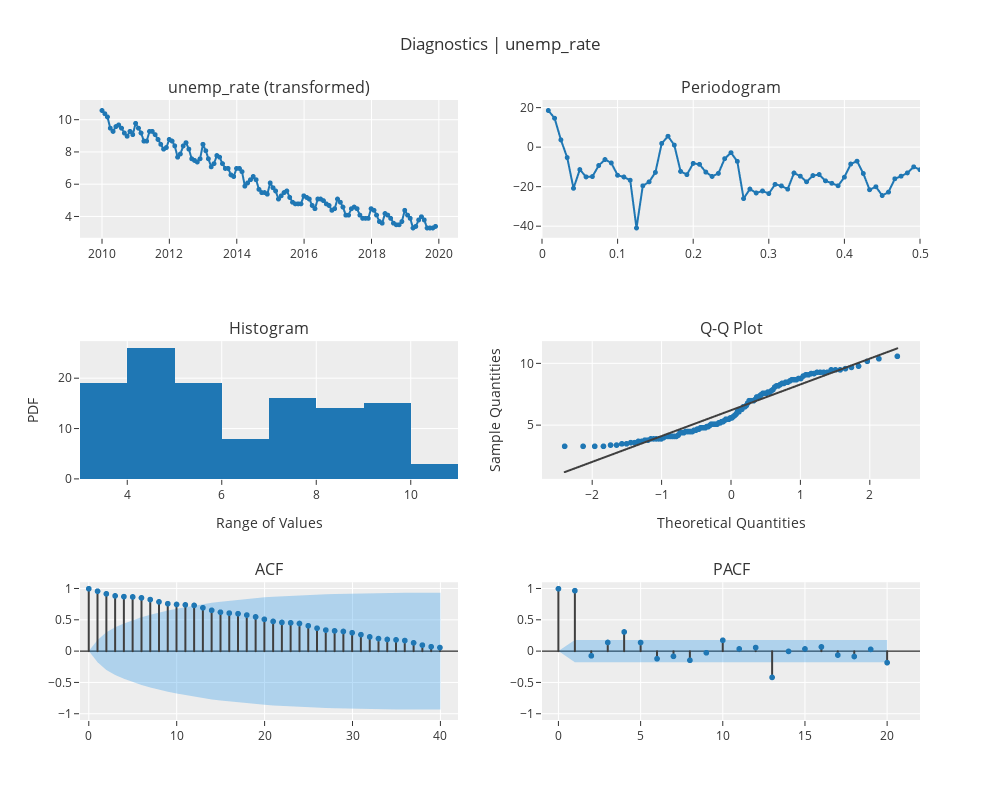

Here is the notebook cell this chart was saved with:
### Code cell
fig = exp.plot_model(plot="diagnostics", fig_kwargs={"height": 800, "width": 1000}, return_fig=True)

# plotly figure 객체를 직접 표시
fig.show()

### Figure 1 — Plotly figure (JSON) as saved in the notebook; plotly's stock layout.template omitted (floating-point values rounded to 4 significant figures)
{"data": [{"line": {"color": "rgb(31, 119, 180)", "width": 2}, "marker": {"color": "rgb(31, 119, 180)", "size": 5}, "mode": "lines+markers", "name": "unemp_rate (transformed)", "showlegend": false, "type": "scattergl", "x": ["2010-01-01T00:00:00", "2010-02-01T00:00:00", "2010-03-01T00:00:00", "2010-04-01T00:00:00", "2010-05-01T00:00:00", "2010-06-01T00:00:00", "2010-07-01T00:00:00", "2010-08-01T00:00:00", "2010-09-01T00:00:00", "2010-10-01T00:00:00", "2010-11-01T00:00:00", "2010-12-01T00:00:00", "2011-01-01T00:00:00", "2011-02-01T00:00:00", "2011-03-01T00:00:00", "2011-04-01T00:00:00", "2011-05-01T00:00:00", "2011-06-01T00:00:00", "2011-07-01T00:00:00", "2011-08-01T00:00:00", "2011-09-01T00:00:00", "2011-10-01T00:00:00", "2011-11-01T00:00:00", "2011-12-01T00:00:00", "2012-01-01T00:00:00", "2012-02-01T00:00:00", "2012-03-01T00:00:00", "2012-04-01T00:00:00", "2012-05-01T00:00:00", "2012-06-01T00:00:00", "2012-07-01T00:00:00", "2012-08-01T00:00:00", "2012-09-01T00:00:00", "2012-10-01T00:00:00", "2012-11-01T00:00:00", "2012-12-01T00:00:00", "2013-01-01T00:00:00", "2013-02-01T00:00:00", "2013-03-01T00:00:00", "2013-04-01T00:00:00", "2013-05-01T00:00:00", "2013-06-01T00:00:00", "2013-07-01T00:00:00", "2013-08-01T00:00:00", "2013-09-01T00:00:00", "2013-10-01T00:00:00", "2013-11-01T00:00:00", "2013-12-01T00:00:00", "2014-01-01T00:00:00", "2014-02-01T00:00:00", "2014-03-01T00:00:00", "2014-04-01T00:00:00", "2014-05-01T00:00:00", "2014-06-01T00:00:00", "2014-07-01T00:00:00", "2014-08-01T00:00:00", "2014-09-01T00:00:00", "2014-10-01T00:00:00", "2014-11-01T00:00:00", "2014-12-01T00:00:00", "2015-01-01T00:00:00", "2015-02-01T00:00:00", "2015-03-01T00:00:00", "2015-04-01T00:00:00", "2015-05-01T00:00:00", "2015-06-01T00:00:00", "2015-07-01T00:00:00", "2015-08-01T00:00:00", "2015-09-01T00:00:00", "2015-10-01T00:00:00", "2015-11-01T00:00:00", "2015-12-01T00:00:00", "2016-01-01T00:00:00", "2016-02-01T00:00:00", "2016-03-01T00:00:00", "2016-04-01T00:00:00", "2016-05-01T00:00:00", "2016-06-01T00:00:00", "2016-07-01T00:00:00", "2016-08-01T00:00:00", "2016-09-01T00:00:00", "2016-10-01T00:00:00", "2016-11-01T00:00:00", "2016-12-01T00:00:00", "2017-01-01T00:00:00", "2017-02-01T00:00:00", "2017-03-01T00:00:00", "2017-04-01T00:00:00", "2017-05-01T00:00:00", "2017-06-01T00:00:00", "2017-07-01T00:00:00", "2017-08-01T00:00:00", "2017-09-01T00:00:00", "2017-10-01T00:00:00", "2017-11-01T00:00:00", "2017-12-01T00:00:00", "2018-01-01T00:00:00", "2018-02-01T00:00:00", "2018-03-01T00:00:00", "2018-04-01T00:00:00", "2018-05-01T00:00:00", "2018-06-01T00:00:00", "2018-07-01T00:00:00", "2018-08-01T00:00:00", "2018-09-01T00:00:00", "2018-10-01T00:00:00", "2018-11-01T00:00:00", "2018-12-01T00:00:00", "2019-01-01T00:00:00", "2019-02-01T00:00:00", "2019-03-01T00:00:00", "2019-04-01T00:00:00", "2019-05-01T00:00:00", "2019-06-01T00:00:00", "2019-07-01T00:00:00", "2019-08-01T00:00:00", "2019-09-01T00:00:00", "2019-10-01T00:00:00", "2019-11-01T00:00:00", "2019-12-01T00:00:00"], "xaxis": "x", "y": [10.6, 10.4, 10.2, 9.5, 9.3, 9.6, 9.7, 9.5, 9.2, 9, 9.3, 9.1, 9.8, 9.5, 9.2, 8.7, 8.7, 9.3, 9.3, 9.1, 8.8, 8.5, 8.2, 8.3, 8.8, 8.7, 8.4, 7.7, 7.9, 8.4, 8.6, 8.2, 7.6, 7.5, 7.4, 7.6, 8.5, 8.1, 7.6, 7.1, 7.3, 7.8, 7.7, 7.3, 7, 7, 6.6, 6.5, 7, 7, 6.8, 5.9, 6.1, 6.3, 6.5, 6.3, 5.7, 5.5, 5.5, 5.4, 6.1, 5.8, 5.6, 5.1, 5.3, 5.5, 5.6, 5.2, 4.9, 4.8, 4.8, 4.8, 5.3, 5.2, 5.1, 4.7, 4.5, 5.1, 5.1, 5, 4.8, 4.7, 4.4, 4.5, 5.1, 4.9, 4.6, 4.1, 4.1, 4.5, 4.6, 4.5, 4.1, 3.9, 3.9, 3.9, 4.5, 4.4, 4.1, 3.7, 3.6, 4.2, 4.1, 3.9, 3.6, 3.5, 3.5, 3.7, 4.4, 4.1, 3.9, 3.3, 3.4, 3.8, 4, 3.8, 3.3, 3.3, 3.3, 3.4], "yaxis": "y"}, {"hoverinfo": "text", "hovertext": ["Freq: 0.0083<br>Ampl: 18.7936<br>Time period: 120.0", "Freq: 0.0167<br>Ampl: 14.8786<br>Time period: 60.0", "Freq: 0.025<br>Ampl: 3.8869<br>Time period: 40.0", "Freq: 0.0333<br>Ampl: -5.0895<br>Time period: 30.0", "Freq: 0.0417<br>Ampl: -20.6737<br>Time period: 24.0", "Freq: 0.05<br>Ampl: -11.1728<br>Time period: 20.0", "Freq: 0.0583<br>Ampl: -14.8811<br>Time period: 17.1429", "Freq: 0.0667<br>Ampl: -14.7113<br>Time period: 15.0", "Freq: 0.075<br>Ampl: -9.1221<br>Time period: 13.3333", "Freq: 0.0833<br>Ampl: -6.0796<br>Time period: 12.0", "Freq: 0.0917<br>Ampl: -7.8255<br>Time period: 10.9091", "Freq: 0.1<br>Ampl: -14.0614<br>Time period: 10.0", "Freq: 0.1083<br>Ampl: -14.9371<br>Time period: 9.2308", "Freq: 0.1167<br>Ampl: -16.5599<br>Time period: 8.5714", "Freq: 0.125<br>Ampl: -40.8022<br>Time period: 8.0", "Freq: 0.1333<br>Ampl: -19.3991<br>Time period: 7.5", "Freq: 0.1417<br>Ampl: -17.4043<br>Time period: 7.0588", "Freq: 0.15<br>Ampl: -12.5927<br>Time period: 6.6667", "Freq: 0.1583<br>Ampl: 2.0914<br>Time period: 6.3158", "Freq: 0.1667<br>Ampl: 5.7333<br>Time period: 6.0", "Freq: 0.175<br>Ampl: 1.2389<br>Time period: 5.7143", "Freq: 0.1833<br>Ampl: -12.0958<br>Time period: 5.4545", "Freq: 0.1917<br>Ampl: -13.7369<br>Time period: 5.2174", "Freq: 0.2<br>Ampl: -8.03<br>Time period: 5.0", "Freq: 0.2083<br>Ampl: -8.51<br>Time period: 4.8", "Freq: 0.2167<br>Ampl: -12.444<br>Time period: 4.6154", "Freq: 0.225<br>Ampl: -14.6514<br>Time period: 4.4444", "Freq: 0.2333<br>Ampl: -13.0969<br>Time period: 4.2857", "Freq: 0.2417<br>Ampl: -5.6371<br>Time period: 4.1379", "Freq: 0.25<br>Ampl: -2.6079<br>Time period: 4.0", "Freq: 0.2583<br>Ampl: -7.0065<br>Time period: 3.871", "Freq: 0.2667<br>Ampl: -25.875<br>Time period: 3.75", "Freq: 0.275<br>Ampl: -21.0534<br>Time period: 3.6364", "Freq: 0.2833<br>Ampl: -23.037<br>Time period: 3.5294", "Freq: 0.2917<br>Ampl: -22.0225<br>Time period: 3.4286", "Freq: 0.3<br>Ampl: -23.3572<br>Time period: 3.3333", "Freq: 0.3083<br>Ampl: -18.6718<br>Time period: 3.2432", "Freq: 0.3167<br>Ampl: -19.4406<br>Time period: 3.1579", "Freq: 0.325<br>Ampl: -21.0876<br>Time period: 3.0769", "Freq: 0.3333<br>Ampl: -12.9039<br>Time period: 3.0", "Freq: 0.3417<br>Ampl: -14.5234<br>Time period: 2.9268", "Freq: 0.35<br>Ampl: -17.3673<br>Time period: 2.8571", "Freq: 0.3583<br>Ampl: -14.2178<br>Time period: 2.7907", "Freq: 0.3667<br>Ampl: -13.7015<br>Time period: 2.7273", "Freq: 0.375<br>Ampl: -16.8836<br>Time period: 2.6667", "Freq: 0.3833<br>Ampl: -18.115<br>Time period: 2.6087", "Freq: 0.3917<br>Ampl: -19.3733<br>Time period: 2.5532", "Freq: 0.4<br>Ampl: -15.0363<br>Time period: 2.5", "Freq: 0.4083<br>Ampl: -8.3778<br>Time period: 2.449", "Freq: 0.4167<br>Ampl: -6.9097<br>Time period: 2.4", "Freq: 0.425<br>Ampl: -13.1646<br>Time period: 2.3529", "Freq: 0.4333<br>Ampl: -21.4042<br>Time period: 2.3077", "Freq: 0.4417<br>Ampl: -19.8842<br>Time period: 2.2642", "Freq: 0.45<br>Ampl: -24.3521<br>Time period: 2.2222", "Freq: 0.4583<br>Ampl: -22.5899<br>Time period: 2.1818", "Freq: 0.4667<br>Ampl: -15.8398<br>Time period: 2.1429", "Freq: 0.475<br>Ampl: -14.5196<br>Time period: 2.1053", "Freq: 0.4833<br>Ampl: -12.8431<br>Time period: 2.069", "Freq: 0.4917<br>Ampl: -9.7897<br>Time period: 2.0339", "Freq: 0.5<br>Ampl: -11.2356<br>Time period: 2.0"], "line": {"color": "#1f77b4", "width": 2}, "marker": {"size": 5}, "mode": "lines+markers", "name": "unemp_rate (transformed)", "showlegend": false, "type": "scattergl", "x": [0.008333, 0.01667, 0.025, 0.03333, 0.04167, 0.05, 0.05833, 0.06667, 0.075, 0.08333, 0.09167, 0.1, 0.1083, 0.1167, 0.125, 0.1333, 0.1417, 0.15, 0.1583, 0.1667, 0.175, 0.1833, 0.1917, 0.2, 0.2083, 0.2167, 0.225, 0.2333, 0.2417, 0.25, 0.2583, 0.2667, 0.275, 0.2833, 0.2917, 0.3, 0.3083, 0.3167, 0.325, 0.3333, 0.3417, 0.35, 0.3583, 0.3667, 0.375, 0.3833, 0.3917, 0.4, 0.4083, 0.4167, 0.425, 0.4333, 0.4417, 0.45, 0.4583, 0.4667, 0.475, 0.4833, 0.4917, 0.5], "xaxis": "x2", "y": [18.79, 14.88, 3.887, -5.09, -20.67, -11.17, -14.88, -14.71, -9.122, -6.08, -7.825, -14.06, -14.94, -16.56, -40.8, -19.4, -17.4, -12.59, 2.091, 5.733, 1.239, -12.1, -13.74, -8.03, -8.51, -12.44, -14.65, -13.1, -5.637, -2.608, -7.006, -25.88, -21.05, -23.04, -22.02, -23.36, -18.67, -19.44, -21.09, -12.9, -14.52, -17.37, -14.22, -13.7, -16.88, -18.12, -19.37, -15.04, -8.378, -6.91, -13.16, -21.4, -19.88, -24.35, -22.59, -15.84, -14.52, -12.84, -9.79, -11.24], "yaxis": "y2"}, {"alignmentgroup": "True", "bingroup": "x", "hovertemplate": "variable=unemp_rate (transformed)<br>value=%{x}<br>count=%{y}<extra></extra>", "legendgroup": "unemp_rate (transformed)", "marker": {"color": "#1f77b4", "pattern": {"shape": ""}}, "name": "unemp_rate (transformed)", "offsetgroup": "unemp_rate (transformed)", "orientation": "v", "showlegend": false, "type": "histogram", "x": [10.6, 10.4, 10.2, 9.5, 9.3, 9.6, 9.7, 9.5, 9.2, 9, 9.3, 9.1, 9.8, 9.5, 9.2, 8.7, 8.7, 9.3, 9.3, 9.1, 8.8, 8.5, 8.2, 8.3, 8.8, 8.7, 8.4, 7.7, 7.9, 8.4, 8.6, 8.2, 7.6, 7.5, 7.4, 7.6, 8.5, 8.1, 7.6, 7.1, 7.3, 7.8, 7.7, 7.3, 7, 7, 6.6, 6.5, 7, 7, 6.8, 5.9, 6.1, 6.3, 6.5, 6.3, 5.7, 5.5, 5.5, 5.4, 6.1, 5.8, 5.6, 5.1, 5.3, 5.5, 5.6, 5.2, 4.9, 4.8, 4.8, 4.8, 5.3, 5.2, 5.1, 4.7, 4.5, 5.1, 5.1, 5, 4.8, 4.7, 4.4, 4.5, 5.1, 4.9, 4.6, 4.1, 4.1, 4.5, 4.6, 4.5, 4.1, 3.9, 3.9, 3.9, 4.5, 4.4, 4.1, 3.7, 3.6, 4.2, 4.1, 3.9, 3.6, 3.5, 3.5, 3.7, 4.4, 4.1, 3.9, 3.3, 3.4, 3.8, 4, 3.8, 3.3, 3.3, 3.3, 3.4], "xaxis": "x3", "yaxis": "y3"}, {"marker": {"color": "#1f77b4"}, "mode": "markers", "name": "unemp_rate (transformed)", "showlegend": false, "type": "scattergl", "x": [-2.397, -2.131, -1.964, -1.838, -1.736, -1.649, -1.573, -1.505, -1.444, -1.388, -1.335, -1.286, -1.24, -1.197, -1.155, -1.116, -1.078, -1.042, -1.007, -0.9729, -0.9402, -0.9085, -0.8776, -0.8475, -0.8182, -0.7896, -0.7616, -0.7342, -0.7074, -0.681, -0.6551, -0.6296, -0.6046, -0.5799, -0.5556, -0.5315, -0.5078, -0.4844, -0.4612, -0.4383, -0.4156, -0.3931, -0.3709, -0.3488, -0.3268, -0.305, -0.2834, -0.2619, -0.2405, -0.2193, -0.1981, -0.177, -0.156, -0.1351, -0.1142, -0.09336, -0.07257, -0.05181, -0.03108, -0.01036, 0.01036, 0.03108, 0.05181, 0.07257, 0.09336, 0.1142, 0.1351, 0.156, 0.177, 0.1981, 0.2193, 0.2405, 0.2619, 0.2834, 0.305, 0.3268, 0.3488, 0.3709, 0.3931, 0.4156, 0.4383, 0.4612, 0.4844, 0.5078, 0.5315, 0.5556, 0.5799, 0.6046, 0.6296, 0.6551, 0.681, 0.7074, 0.7342, 0.7616, 0.7896, 0.8182, 0.8475, 0.8776, 0.9085, 0.9402, 0.9729, 1.007, 1.042, 1.078, 1.116, 1.155, 1.197, 1.24, 1.286, 1.335, 1.388, 1.444, 1.505, 1.573, 1.649, 1.736, 1.838, 1.964, 2.131, 2.397], "xaxis": "x4", "y": [3.3, 3.3, 3.3, 3.3, 3.4, 3.4, 3.5, 3.5, 3.6, 3.6, 3.7, 3.7, 3.8, 3.8, 3.9, 3.9, 3.9, 3.9, 3.9, 4, 4.1, 4.1, 4.1, 4.1, 4.1, 4.1, 4.2, 4.4, 4.4, 4.4, 4.5, 4.5, 4.5, 4.5, 4.5, 4.6, 4.6, 4.7, 4.7, 4.8, 4.8, 4.8, 4.8, 4.9, 4.9, 5, 5.1, 5.1, 5.1, 5.1, 5.1, 5.2, 5.2, 5.3, 5.3, 5.4, 5.5, 5.5, 5.5, 5.6, 5.6, 5.7, 5.8, 5.9, 6.1, 6.1, 6.3, 6.3, 6.5, 6.5, 6.6, 6.8, 7, 7, 7, 7, 7.1, 7.3, 7.3, 7.4, 7.5, 7.6, 7.6, 7.6, 7.7, 7.7, 7.8, 7.9, 8.1, 8.2, 8.2, 8.3, 8.4, 8.4, 8.5, 8.5, 8.6, 8.7, 8.7, 8.7, 8.8, 8.8, 9, 9.1, 9.1, 9.2, 9.2, 9.3, 9.3, 9.3, 9.3, 9.5, 9.5, 9.5, 9.6, 9.7, 9.8, 10.2, 10.4, 10.6], "yaxis": "y4"}, {"line": {"color": "#3f3f3f"}, "mode": "lines", "name": "unemp_rate (transformed)", "showlegend": false, "type": "scattergl", "x": [-2.397, -2.131, -1.964, -1.838, -1.736, -1.649, -1.573, -1.505, -1.444, -1.388, -1.335, -1.286, -1.24, -1.197, -1.155, -1.116, -1.078, -1.042, -1.007, -0.9729, -0.9402, -0.9085, -0.8776, -0.8475, -0.8182, -0.7896, -0.7616, -0.7342, -0.7074, -0.681, -0.6551, -0.6296, -0.6046, -0.5799, -0.5556, -0.5315, -0.5078, -0.4844, -0.4612, -0.4383, -0.4156, -0.3931, -0.3709, -0.3488, -0.3268, -0.305, -0.2834, -0.2619, -0.2405, -0.2193, -0.1981, -0.177, -0.156, -0.1351, -0.1142, -0.09336, -0.07257, -0.05181, -0.03108, -0.01036, 0.01036, 0.03108, 0.05181, 0.07257, 0.09336, 0.1142, 0.1351, 0.156, 0.177, 0.1981, 0.2193, 0.2405, 0.2619, 0.2834, 0.305, 0.3268, 0.3488, 0.3709, 0.3931, 0.4156, 0.4383, 0.4612, 0.4844, 0.5078, 0.5315, 0.5556, 0.5799, 0.6046, 0.6296, 0.6551, 0.681, 0.7074, 0.7342, 0.7616, 0.7896, 0.8182, 0.8475, 0.8776, 0.9085, 0.9402, 0.9729, 1.007, 1.042, 1.078, 1.116, 1.155, 1.197, 1.24, 1.286, 1.335, 1.388, 1.444, 1.505, 1.573, 1.649, 1.736, 1.838, 1.964, 2.131, 2.397], "xaxis": "x4", "y": [1.207, 1.763, 2.114, 2.378, 2.592, 2.773, 2.932, 3.074, 3.202, 3.32, 3.43, 3.532, 3.629, 3.72, 3.806, 3.889, 3.968, 4.044, 4.117, 4.188, 4.257, 4.323, 4.388, 4.451, 4.512, 4.572, 4.631, 4.688, 4.744, 4.799, 4.854, 4.907, 4.959, 5.011, 5.062, 5.112, 5.162, 5.211, 5.259, 5.307, 5.355, 5.402, 5.449, 5.495, 5.541, 5.586, 5.632, 5.677, 5.721, 5.766, 5.81, 5.854, 5.898, 5.942, 5.986, 6.03, 6.073, 6.117, 6.16, 6.203, 6.247, 6.29, 6.333, 6.377, 6.42, 6.464, 6.508, 6.552, 6.596, 6.64, 6.684, 6.729, 6.773, 6.818, 6.864, 6.909, 6.955, 7.001, 7.048, 7.095, 7.143, 7.191, 7.239, 7.288, 7.338, 7.388, 7.439, 7.491, 7.543, 7.596, 7.651, 7.706, 7.762, 7.819, 7.878, 7.938, 7.999, 8.062, 8.127, 8.193, 8.262, 8.333, 8.406, 8.482, 8.561, 8.644, 8.73, 8.821, 8.918, 9.02, 9.13, 9.248, 9.376, 9.518, 9.677, 9.858, 10.07, 10.34, 10.69, 11.24], "yaxis": "y4"}, {"line": {"color": "#3f3f3f"}, "mode": "lines", "name": "ACF", "showlegend": false, "type": "scattergl", "x": [0, 0], "xaxis": "x5", "y": [0, 1], "yaxis": "y5"}, {"line": {"color": "#3f3f3f"}, "mode": "lines", "name": "ACF", "showlegend": false, "type": "scattergl", "x": [1, 1], "xaxis": "x5", "y": [0, 0.9607], "yaxis": "y5"}, {"line": {"color": "#3f3f3f"}, "mode": "lines", "name": "ACF", "showlegend": false, "type": "scattergl", "x": [2, 2], "xaxis": "x5", "y": [0, 0.9185], "yaxis": "y5"}, {"line": {"color": "#3f3f3f"}, "mode": "lines", "name": "ACF", "showlegend": false, "type": "scattergl", "x": [3, 3], "xaxis": "x5", "y": [0, 0.8861], "yaxis": "y5"}, {"line": {"color": "#3f3f3f"}, "mode": "lines", "name": "ACF", "showlegend": false, "type": "scattergl", "x": [4, 4], "xaxis": "x5", "y": [0, 0.8739], "yaxis": "y5"}, {"line": {"color": "#3f3f3f"}, "mode": "lines", "name": "ACF", "showlegend": false, "type": "scattergl", "x": [5, 5], "xaxis": "x5", "y": [0, 0.8696], "yaxis": "y5"}, {"line": {"color": "#3f3f3f"}, "mode": "lines", "name": "ACF", "showlegend": false, "type": "scattergl", "x": [6, 6], "xaxis": "x5", "y": [0, 0.8538], "yaxis": "y5"}, {"line": {"color": "#3f3f3f"}, "mode": "lines", "name": "ACF", "showlegend": false, "type": "scattergl", "x": [7, 7], "xaxis": "x5", "y": [0, 0.8263], "yaxis": "y5"}, {"line": {"color": "#3f3f3f"}, "mode": "lines", "name": "ACF", "showlegend": false, "type": "scattergl", "x": [8, 8], "xaxis": "x5", "y": [0, 0.7901], "yaxis": "y5"}, {"line": {"color": "#3f3f3f"}, "mode": "lines", "name": "ACF", "showlegend": false, "type": "scattergl", "x": [9, 9], "xaxis": "x5", "y": [0, 0.7604], "yaxis": "y5"}, {"line": {"color": "#3f3f3f"}, "mode": "lines", "name": "ACF", "showlegend": false, "type": "scattergl", "x": [10, 10], "xaxis": "x5", "y": [0, 0.7484], "yaxis": "y5"}, {"line": {"color": "#3f3f3f"}, "mode": "lines", "name": "ACF", "showlegend": false, "type": "scattergl", "x": [11, 11], "xaxis": "x5", "y": [0, 0.7419], "yaxis": "y5"}, {"line": {"color": "#3f3f3f"}, "mode": "lines", "name": "ACF", "showlegend": false, "type": "scattergl", "x": [12, 12], "xaxis": "x5", "y": [0, 0.7334], "yaxis": "y5"}, {"line": {"color": "#3f3f3f"}, "mode": "lines", "name": "ACF", "showlegend": false, "type": "scattergl", "x": [13, 13], "xaxis": "x5", "y": [0, 0.6956], "yaxis": "y5"}, {"line": {"color": "#3f3f3f"}, "mode": "lines", "name": "ACF", "showlegend": false, "type": "scattergl", "x": [14, 14], "xaxis": "x5", "y": [0, 0.655], "yaxis": "y5"}, {"line": {"color": "#3f3f3f"}, "mode": "lines", "name": "ACF", "showlegend": false, "type": "scattergl", "x": [15, 15], "xaxis": "x5", "y": [0, 0.624], "yaxis": "y5"}, {"line": {"color": "#3f3f3f"}, "mode": "lines", "name": "ACF", "showlegend": false, "type": "scattergl", "x": [16, 16], "xaxis": "x5", "y": [0, 0.6102], "yaxis": "y5"}, {"line": {"color": "#3f3f3f"}, "mode": "lines", "name": "ACF", "showlegend": false, "type": "scattergl", "x": [17, 17], "xaxis": "x5", "y": [0, 0.6005], "yaxis": "y5"}, {"line": {"color": "#3f3f3f"}, "mode": "lines", "name": "ACF", "showlegend": false, "type": "scattergl", "x": [18, 18], "xaxis": "x5", "y": [0, 0.5791], "yaxis": "y5"}, {"line": {"color": "#3f3f3f"}, "mode": "lines", "name": "ACF", "showlegend": false, "type": "scattergl", "x": [19, 19], "xaxis": "x5", "y": [0, 0.5496], "yaxis": "y5"}, {"line": {"color": "#3f3f3f"}, "mode": "lines", "name": "ACF", "showlegend": false, "type": "scattergl", "x": [20, 20], "xaxis": "x5", "y": [0, 0.5103], "yaxis": "y5"}, {"line": {"color": "#3f3f3f"}, "mode": "lines", "name": "ACF", "showlegend": false, "type": "scattergl", "x": [21, 21], "xaxis": "x5", "y": [0, 0.4775], "yaxis": "y5"}, {"line": {"color": "#3f3f3f"}, "mode": "lines", "name": "ACF", "showlegend": false, "type": "scattergl", "x": [22, 22], "xaxis": "x5", "y": [0, 0.4606], "yaxis": "y5"}, {"line": {"color": "#3f3f3f"}, "mode": "lines", "name": "ACF", "showlegend": false, "type": "scattergl", "x": [23, 23], "xaxis": "x5", "y": [0, 0.4546], "yaxis": "y5"}, {"line": {"color": "#3f3f3f"}, "mode": "lines", "name": "ACF", "showlegend": false, "type": "scattergl", "x": [24, 24], "xaxis": "x5", "y": [0, 0.4442], "yaxis": "y5"}, {"line": {"color": "#3f3f3f"}, "mode": "lines", "name": "ACF", "showlegend": false, "type": "scattergl", "x": [25, 25], "xaxis": "x5", "y": [0, 0.4077], "yaxis": "y5"}, {"line": {"color": "#3f3f3f"}, "mode": "lines", "name": "ACF", "showlegend": false, "type": "scattergl", "x": [26, 26], "xaxis": "x5", "y": [0, 0.3685], "yaxis": "y5"}, {"line": {"color": "#3f3f3f"}, "mode": "lines", "name": "ACF", "showlegend": false, "type": "scattergl", "x": [27, 27], "xaxis": "x5", "y": [0, 0.3383], "yaxis": "y5"}, {"line": {"color": "#3f3f3f"}, "mode": "lines", "name": "ACF", "showlegend": false, "type": "scattergl", "x": [28, 28], "xaxis": "x5", "y": [0, 0.3258], "yaxis": "y5"}, {"line": {"color": "#3f3f3f"}, "mode": "lines", "name": "ACF", "showlegend": false, "type": "scattergl", "x": [29, 29], "xaxis": "x5", "y": [0, 0.3164], "yaxis": "y5"}, {"line": {"color": "#3f3f3f"}, "mode": "lines", "name": "ACF", "showlegend": false, "type": "scattergl", "x": [30, 30], "xaxis": "x5", "y": [0, 0.2959], "yaxis": "y5"}, {"line": {"color": "#3f3f3f"}, "mode": "lines", "name": "ACF", "showlegend": false, "type": "scattergl", "x": [31, 31], "xaxis": "x5", "y": [0, 0.2655], "yaxis": "y5"}, {"line": {"color": "#3f3f3f"}, "mode": "lines", "name": "ACF", "showlegend": false, "type": "scattergl", "x": [32, 32], "xaxis": "x5", "y": [0, 0.2298], "yaxis": "y5"}, {"line": {"color": "#3f3f3f"}, "mode": "lines", "name": "ACF", "showlegend": false, "type": "scattergl", "x": [33, 33], "xaxis": "x5", "y": [0, 0.2025], "yaxis": "y5"}, {"line": {"color": "#3f3f3f"}, "mode": "lines", "name": "ACF", "showlegend": false, "type": "scattergl", "x": [34, 34], "xaxis": "x5", "y": [0, 0.1884], "yaxis": "y5"}, {"line": {"color": "#3f3f3f"}, "mode": "lines", "name": "ACF", "showlegend": false, "type": "scattergl", "x": [35, 35], "xaxis": "x5", "y": [0, 0.182], "yaxis": "y5"}, {"line": {"color": "#3f3f3f"}, "mode": "lines", "name": "ACF", "showlegend": false, "type": "scattergl", "x": [36, 36], "xaxis": "x5", "y": [0, 0.1709], "yaxis": "y5"}, {"line": {"color": "#3f3f3f"}, "mode": "lines", "name": "ACF", "showlegend": false, "type": "scattergl", "x": [37, 37], "xaxis": "x5", "y": [0, 0.1346], "yaxis": "y5"}, {"line": {"color": "#3f3f3f"}, "mode": "lines", "name": "ACF", "showlegend": false, "type": "scattergl", "x": [38, 38], "xaxis": "x5", "y": [0, 0.0979], "yaxis": "y5"}, {"line": {"color": "#3f3f3f"}, "mode": "lines", "name": "ACF", "showlegend": false, "type": "scattergl", "x": [39, 39], "xaxis": "x5", "y": [0, 0.07192], "yaxis": "y5"}, {"line": {"color": "#3f3f3f"}, "mode": "lines", "name": "ACF", "showlegend": false, "type": "scattergl", "x": [40, 40], "xaxis": "x5", "y": [0, 0.05913], "yaxis": "y5"}, {"marker": {"color": "#1f77b4", "size": 6}, "mode": "markers", "name": "ACF", "showlegend": false, "type": "scattergl", "x": [0, 1, 2, 3, 4, 5, 6, 7, 8, 9, 10, 11, 12, 13, 14, 15, 16, 17, 18, 19, 20, 21, 22, 23, 24, 25, 26, 27, 28, 29, 30, 31, 32, 33, 34, 35, 36, 37, 38, 39, 40], "xaxis": "x5", "y": [1, 0.9607, 0.9185, 0.8861, 0.8739, 0.8696, 0.8538, 0.8263, 0.7901, 0.7604, 0.7484, 0.7419, 0.7334, 0.6956, 0.655, 0.624, 0.6102, 0.6005, 0.5791, 0.5496, 0.5103, 0.4775, 0.4606, 0.4546, 0.4442, 0.4077, 0.3685, 0.3383, 0.3258, 0.3164, 0.2959, 0.2655, 0.2298, 0.2025, 0.1884, 0.182, 0.1709, 0.1346, 0.0979, 0.07192, 0.05913], "yaxis": "y5"}, {"line": {"color": "rgba(255,255,255,0)"}, "mode": "lines", "name": "UC", "showlegend": false, "type": "scatter", "x": [0, 1, 2, 3, 4, 5, 6, 7, 8, 9, 10, 11, 12, 13, 14, 15, 16, 17, 18, 19, 20, 21, 22, 23, 24, 25, 26, 27, 28, 29, 30, 31, 32, 33, 34, 35, 36, 37, 38, 39, 40], "xaxis": "x5", "y": [0, 0.1789, 0.3018, 0.3809, 0.442, 0.4942, 0.541, 0.5825, 0.6189, 0.6504, 0.6783, 0.7042, 0.7288, 0.7521, 0.7724, 0.79, 0.8056, 0.8203, 0.8342, 0.847, 0.8583, 0.868, 0.8763, 0.8841, 0.8915, 0.8986, 0.9045, 0.9093, 0.9133, 0.917, 0.9205, 0.9235, 0.926, 0.9278, 0.9292, 0.9304, 0.9316, 0.9326, 0.9332, 0.9335, 0.9337], "yaxis": "y5"}, {"fill": "tonexty", "fillcolor": "rgba(32, 146, 230,0.3)", "line": {"color": "rgba(255,255,255,0)"}, "mode": "lines", "name": "LC", "showlegend": false, "type": "scatter", "x": [0, 1, 2, 3, 4, 5, 6, 7, 8, 9, 10, 11, 12, 13, 14, 15, 16, 17, 18, 19, 20, 21, 22, 23, 24, 25, 26, 27, 28, 29, 30, 31, 32, 33, 34, 35, 36, 37, 38, 39, 40], "xaxis": "x5", "y": [0, -0.1789, -0.3018, -0.3809, -0.442, -0.4942, -0.541, -0.5825, -0.6189, -0.6504, -0.6783, -0.7042, -0.7288, -0.7521, -0.7724, -0.79, -0.8056, -0.8203, -0.8342, -0.847, -0.8583, -0.868, -0.8763, -0.8841, -0.8915, -0.8986, -0.9045, -0.9093, -0.9133, -0.917, -0.9205, -0.9235, -0.926, -0.9278, -0.9292, -0.9304, -0.9316, -0.9326, -0.9332, -0.9335, -0.9337], "yaxis": "y5"}, {"line": {"color": "#3f3f3f"}, "mode": "lines", "name": "PACF", "showlegend": false, "type": "scattergl", "x": [0, 0], "xaxis": "x6", "y": [0, 1], "yaxis": "y6"}, {"line": {"color": "#3f3f3f"}, "mode": "lines", "name": "PACF", "showlegend": false, "type": "scattergl", "x": [1, 1], "xaxis": "x6", "y": [0, 0.9688], "yaxis": "y6"}, {"line": {"color": "#3f3f3f"}, "mode": "lines", "name": "PACF", "showlegend": false, "type": "scattergl", "x": [2, 2], "xaxis": "x6", "y": [0, -0.07282], "yaxis": "y6"}, {"line": {"color": "#3f3f3f"}, "mode": "lines", "name": "PACF", "showlegend": false, "type": "scattergl", "x": [3, 3], "xaxis": "x6", "y": [0, 0.1404], "yaxis": "y6"}, {"line": {"color": "#3f3f3f"}, "mode": "lines", "name": "PACF", "showlegend": false, "type": "scattergl", "x": [4, 4], "xaxis": "x6", "y": [0, 0.3088], "yaxis": "y6"}, {"line": {"color": "#3f3f3f"}, "mode": "lines", "name": "PACF", "showlegend": false, "type": "scattergl", "x": [5, 5], "xaxis": "x6", "y": [0, 0.1395], "yaxis": "y6"}, {"line": {"color": "#3f3f3f"}, "mode": "lines", "name": "PACF", "showlegend": false, "type": "scattergl", "x": [6, 6], "xaxis": "x6", "y": [0, -0.1199], "yaxis": "y6"}, {"line": {"color": "#3f3f3f"}, "mode": "lines", "name": "PACF", "showlegend": false, "type": "scattergl", "x": [7, 7], "xaxis": "x6", "y": [0, -0.08134], "yaxis": "y6"}, {"line": {"color": "#3f3f3f"}, "mode": "lines", "name": "PACF", "showlegend": false, "type": "scattergl", "x": [8, 8], "xaxis": "x6", "y": [0, -0.1445], "yaxis": "y6"}, {"line": {"color": "#3f3f3f"}, "mode": "lines", "name": "PACF", "showlegend": false, "type": "scattergl", "x": [9, 9], "xaxis": "x6", "y": [0, -0.02442], "yaxis": "y6"}, {"line": {"color": "#3f3f3f"}, "mode": "lines", "name": "PACF", "showlegend": false, "type": "scattergl", "x": [10, 10], "xaxis": "x6", "y": [0, 0.1755], "yaxis": "y6"}, {"line": {"color": "#3f3f3f"}, "mode": "lines", "name": "PACF", "showlegend": false, "type": "scattergl", "x": [11, 11], "xaxis": "x6", "y": [0, 0.03763], "yaxis": "y6"}, {"line": {"color": "#3f3f3f"}, "mode": "lines", "name": "PACF", "showlegend": false, "type": "scattergl", "x": [12, 12], "xaxis": "x6", "y": [0, 0.05881], "yaxis": "y6"}, {"line": {"color": "#3f3f3f"}, "mode": "lines", "name": "PACF", "showlegend": false, "type": "scattergl", "x": [13, 13], "xaxis": "x6", "y": [0, -0.4186], "yaxis": "y6"}, {"line": {"color": "#3f3f3f"}, "mode": "lines", "name": "PACF", "showlegend": false, "type": "scattergl", "x": [14, 14], "xaxis": "x6", "y": [0, -0.002352], "yaxis": "y6"}, {"line": {"color": "#3f3f3f"}, "mode": "lines", "name": "PACF", "showlegend": false, "type": "scattergl", "x": [15, 15], "xaxis": "x6", "y": [0, 0.0368], "yaxis": "y6"}, {"line": {"color": "#3f3f3f"}, "mode": "lines", "name": "PACF", "showlegend": false, "type": "scattergl", "x": [16, 16], "xaxis": "x6", "y": [0, 0.06968], "yaxis": "y6"}, {"line": {"color": "#3f3f3f"}, "mode": "lines", "name": "PACF", "showlegend": false, "type": "scattergl", "x": [17, 17], "xaxis": "x6", "y": [0, -0.06138], "yaxis": "y6"}, {"line": {"color": "#3f3f3f"}, "mode": "lines", "name": "PACF", "showlegend": false, "type": "scattergl", "x": [18, 18], "xaxis": "x6", "y": [0, -0.08412], "yaxis": "y6"}, {"line": {"color": "#3f3f3f"}, "mode": "lines", "name": "PACF", "showlegend": false, "type": "scattergl", "x": [19, 19], "xaxis": "x6", "y": [0, 0.03003], "yaxis": "y6"}, {"line": {"color": "#3f3f3f"}, "mode": "lines", "name": "PACF", "showlegend": false, "type": "scattergl", "x": [20, 20], "xaxis": "x6", "y": [0, -0.1827], "yaxis": "y6"}, {"marker": {"color": "#1f77b4", "size": 6}, "mode": "markers", "name": "PACF", "showlegend": false, "type": "scattergl", "x": [0, 1, 2, 3, 4, 5, 6, 7, 8, 9, 10, 11, 12, 13, 14, 15, 16, 17, 18, 19, 20], "xaxis": "x6", "y": [1, 0.9688, -0.07282, 0.1404, 0.3088, 0.1395, -0.1199, -0.08134, -0.1445, -0.02442, 0.1755, 0.03763, 0.05881, -0.4186, -0.002352, 0.0368, 0.06968, -0.06138, -0.08412, 0.03003, -0.1827], "yaxis": "y6"}, {"line": {"color": "rgba(255,255,255,0)"}, "mode": "lines", "name": "UC", "showlegend": false, "type": "scatter", "x": [0, 1, 2, 3, 4, 5, 6, 7, 8, 9, 10, 11, 12, 13, 14, 15, 16, 17, 18, 19, 20], "xaxis": "x6", "y": [0, 0.1789, 0.1789, 0.1789, 0.1789, 0.1789, 0.1789, 0.1789, 0.1789, 0.1789, 0.1789, 0.1789, 0.1789, 0.1789, 0.1789, 0.1789, 0.1789, 0.1789, 0.1789, 0.1789, 0.1789], "yaxis": "y6"}, {"fill": "tonexty", "fillcolor": "rgba(32, 146, 230,0.3)", "line": {"color": "rgba(255,255,255,0)"}, "mode": "lines", "name": "LC", "showlegend": false, "type": "scatter", "x": [0, 1, 2, 3, 4, 5, 6, 7, 8, 9, 10, 11, 12, 13, 14, 15, 16, 17, 18, 19, 20], "xaxis": "x6", "y": [0, -0.1789, -0.1789, -0.1789, -0.1789, -0.1789, -0.1789, -0.1789, -0.1789, -0.1789, -0.1789, -0.1789, -0.1789, -0.1789, -0.1789, -0.1789, -0.1789, -0.1789, -0.1789, -0.1789, -0.1789], "yaxis": "y6"}], "layout": {"annotations": [{"font": {"size": 16}, "showarrow": false, "text": "unemp_rate (transformed)", "x": 0.225, "xanchor": "center", "xref": "paper", "y": 1.0, "yanchor": "bottom", "yref": "paper"}, {"font": {"size": 16}, "showarrow": false, "text": "Periodogram", "x": 0.775, "xanchor": "center", "xref": "paper", "y": 1.0, "yanchor": "bottom", "yref": "paper"}, {"font": {"size": 16}, "showarrow": false, "text": "Histogram", "x": 0.225, "xanchor": "center", "xref": "paper", "y": 0.6111, "yanchor": "bottom", "yref": "paper"}, {"font": {"size": 16}, "showarrow": false, "text": "Q-Q Plot", "x": 0.775, "xanchor": "center", "xref": "paper", "y": 0.6111, "yanchor": "bottom", "yref": "paper"}, {"font": {"size": 16}, "showarrow": false, "text": "ACF", "x": 0.225, "xanchor": "center", "xref": "paper", "y": 0.2222, "yanchor": "bottom", "yref": "paper"}, {"font": {"size": 16}, "showarrow": false, "text": "PACF", "x": 0.775, "xanchor": "center", "xref": "paper", "y": 0.2222, "yanchor": "bottom", "yref": "paper"}], "autosize": false, "height": 800, "showlegend": false, "title": {"text": "Diagnostics | unemp_rate"}, "width": 1000, "xaxis": {"anchor": "y", "domain": [0, 0.45]}, "xaxis2": {"anchor": "y2", "domain": [0.55, 1], "range": [0, 0.5]}, "xaxis3": {"anchor": "y3", "domain": [0, 0.45], "title": {"text": "Range of Values"}}, "xaxis4": {"anchor": "y4", "domain": [0.55, 1], "title": {"text": "Theoretical Quantities"}}, "xaxis5": {"anchor": "y5", "domain": [0, 0.45], "range": [-1, 42]}, "xaxis6": {"anchor": "y6", "domain": [0.55, 1], "range": [-1, 22]}, "yaxis": {"anchor": "x", "domain": [0.7778, 1]}, "yaxis2": {"anchor": "x2", "domain": [0.7778, 1]}, "yaxis3": {"anchor": "x3", "domain": [0.3889, 0.6111], "title": {"text": "PDF"}}, "yaxis4": {"anchor": "x4", "domain": [0.3889, 0.6111], "title": {"text": "Sample Quantities"}}, "yaxis5": {"anchor": "x5", "domain": [0, 0.2222], "range": [-1.1, 1.1], "zerolinecolor": "#000000"}, "yaxis6": {"anchor": "x6", "domain": [0, 0.2222], "range": [-1.1, 1.1], "zerolinecolor": "#000000"}}}
